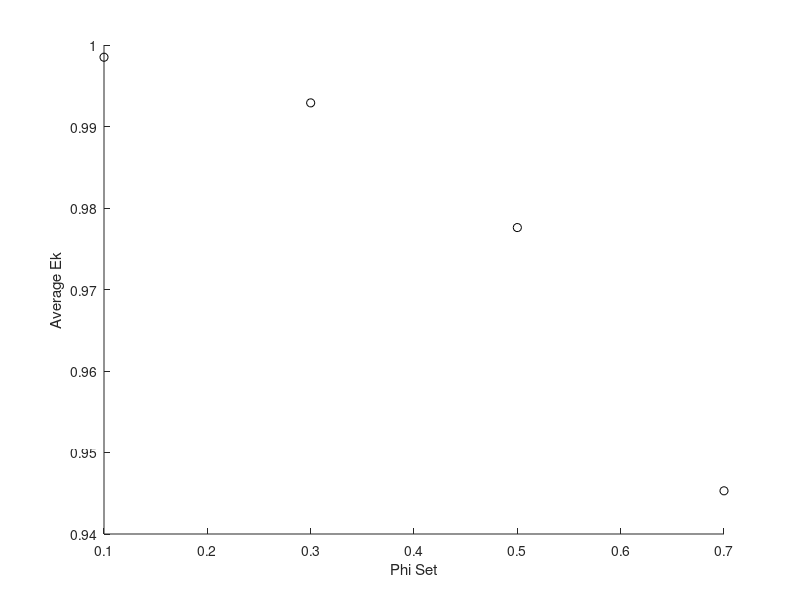

This figure's MATLAB source:


scatter([0.5 0.7 0.3 0.1],[0.9776 0.9453 0.9929 0.9985],'k'); 
xlabel('Phi Set');                       % axis labels
ylabel('Average Ek');